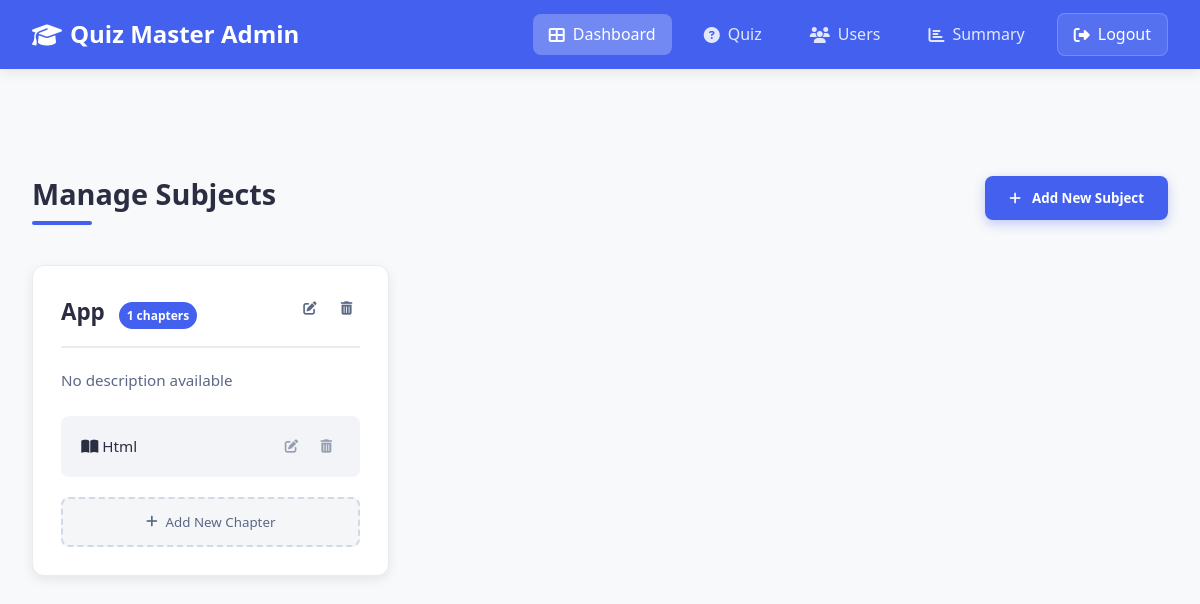
The app's page /admin/dashboard (signed in) with its own data.
### app.py (models this page shows)
class Subject(db.Model):
    id = db.Column(db.Integer, primary_key=True)
    name = db.Column(db.String(100), nullable=False)
    description = db.Column(db.Text, nullable=True)
    created_at = db.Column(db.DateTime, default=datetime.utcnow)
    chapters = db.relationship('Chapter', backref='subject', lazy=True, cascade="all, delete-orphan")

class Chapter(db.Model):
    id = db.Column(db.Integer, primary_key=True)
    name = db.Column(db.String(100), nullable=False)
    description = db.Column(db.Text, nullable=True)
    subject_id = db.Column(db.Integer, db.ForeignKey('subject.id'), nullable=False)
    created_at = db.Column(db.DateTime, default=datetime.utcnow)

### app.py (the view)
@app.route('/admin/dashboard')
@admin_required
def admin_dashboard():
    subjects = Subject.query.order_by(Subject.created_at.desc()).all()
    return render_template('admin/admin_dashboard.html', active_page='home', subjects=subjects)

### app.py (called while the page is built)
def get_current_user():
    if 'user_id' in session:
        return User.query.get(session['user_id'])
    return None

@app.context_processor
def utility_processor():
    return dict(current_user=get_current_user())

def admin_required(f):
    @wraps(f)
    def decorated_function(*args, **kwargs):
        if 'user_id' not in session:
            flash('Please login first.', 'error')
            return redirect(url_for('login'))
        user = User.query.get(session['user_id'])
        if not user or not user.is_admin:
            flash('Admin access required.', 'error')
            return redirect(url_for('dashboard'))
        return f(*args, **kwargs)
    return decorated_function

### templates/admin/admin_dashboard.html (shortened to what this page needs)
<!DOCTYPE html>
<html lang="en">
<head>
    <link rel="stylesheet" href="https://cdnjs.cloudflare.com/ajax/libs/font-awesome/6.4.0/css/all.min.css">
    <link rel="stylesheet" href="/static/navbar.css">
</head>
<body>
    <nav class="navbar">
        <div class="nav-container">
            <div class="brand">
                <i class="fas fa-graduation-cap"></i>
                Quiz Master Admin
            </div>
            <div class="nav-links">
                <a href="{{ url_for('admin_dashboard') }}" {% if active_page == 'home' %}class="active"{% endif %}>
                    <i class="fas fa-th-large"></i> Dashboard
                </a>
                <a href="{{ url_for('admin_quiz') }}" {% if active_page == 'quiz' %}class="active"{% endif %}>
                    <i class="fas fa-question-circle"></i> Quiz
                </a>
                <a href="{{ url_for('users') }}" {% if active_page == 'users' %}class="active"{% endif %}>
                    <i class="fas fa-users"></i> Users
                </a>
                <a href="{{ url_for('admin_summary') }}" {% if active_page == 'summary' %}class="active"{% endif %}>
                    <i class="fas fa-chart-bar"></i> Summary
                </a>
                <a href="{{ url_for('logout') }}" class="logout-btn">
                    <i class="fas fa-sign-out-alt"></i> Logout
                </a>
            </div>
        </div>
    </nav>
    <main>
        <div class="dashboard-header">
            <h1 class="dashboard-title">Manage Subjects</h1>
            <button class="add-subject-btn" onclick="openSubjectModal()">
                <i class="fas fa-plus"></i>
                Add New Subject
            </button>
        </div>
        <div class="subjects-grid">
            {% for subject in subjects %}
            <div class="subject-card">
                <div class="subject-header">
                    <h3 class="subject-title">
                        {{ subject.name }}
                        <span class="chapter-count">{{ subject.chapters|length }} chapters</span>
                    </h3>
                    <div class="subject-actions">
                        <button class="action-btn edit-btn" onclick="openEditSubjectModal({{ subject.id }}, '{{ subject.name }}', '{{ subject.description }}')">
                            <i class="fas fa-edit"></i>
                        </button>
                        <form action="{{ url_for('delete_subject', subject_id=subject.id) }}" method="POST" style="display: inline;">
                            <button type="submit" class="action-btn delete-btn" onclick="return confirm('Are you sure you want to delete this subject?')">
                                <i class="fas fa-trash-alt"></i>
                            </button>
                        </form>
                    </div>
                </div>
                <p class="subject-description">{{ subject.description or 'No description available' }}</p>
                <div class="chapters-list">
                    {% for chapter in subject.chapters %}
                    <div class="chapter-item">
                        <span><i class="fas fa-book-open"></i> {{ chapter.name }}</span>
                        <div class="chapter-actions">
                            <button class="action-btn edit-btn" onclick="openEditChapterModal({{ chapter.id }}, '{{ chapter.name }}', '{{ chapter.description }}')">
                                <i class="fas fa-edit"></i>
                            </button>
                            <form action="{{ url_for('delete_chapter', chapter_id=chapter.id) }}" method="POST" style="display: inline;">
                                <button type="submit" class="action-btn delete-btn" onclick="return confirm('Are you sure you want to delete this chapter?')">
                                    <i class="fas fa-trash-alt"></i>
                                </button>
                            </form>
                        </div>
                    </div>
                    {% endfor %}
                </div>
                <button class="add-chapter-btn" onclick="openChapterModal({{ subject.id }})">
                    <i class="fas fa-plus"></i> Add New Chapter
                </button>
            </div>
            {% else %}
            <div class="empty-state">
                <i class="fas fa-book"></i>
                <h3>No subjects available</h3>
                <p>Click the "Add New Subject" button to get started with your quiz content organization.</p>
            </div>
            {% endfor %}
        </div>
    </main>
</body>
</html>

### static/navbar.css (style rules this page uses)
:root { --primary-color: #3a86ff; --primary-hover: #2667e0; --primary-light: #d9e6ff; --secondary-color: #5e6c84; --secondary-light: #eef2f6; --success-color: #2cb67d; --warning-color: #ff9f1c; --danger-color: #e63946; --info-color: #4cc9f0; --light-color: #f8f9fa; --dark-color: #2d3748; --border-color: #e2e8f0; --bg-color: #f7f9fc; --text-color: #1a202c; --text-muted: #64748b; --box-shadow: 0 4px 12px rgba(0, 0, 0, 0.08); --transition: all 0.25s ease; --border-radius: 8px; }
* { margin: 0; padding: 0; box-sizing: border-box; }
body { font-family: 'Roboto', sans-serif; line-height: 1.6; color: var(--text-color); background-color: var(--bg-color); }
.navbar { background-color: var(--primary-color); box-shadow: var(--box-shadow); position: sticky; top: 0; z-index: 1000; }
.nav-container { display: flex; justify-content: space-between; align-items: center; padding: 0.8rem 2rem; max-width: 1400px; margin: 0 auto; }
.brand { font-size: 1.5rem; font-weight: 700; color: white; display: flex; align-items: center; gap: 0.5rem; }
.nav-links { display: flex; align-items: center; gap: 1rem; }
.nav-links a { text-decoration: none; color: rgba(255, 255, 255, 0.85); font-weight: 500; padding: 0.5rem 1rem; border-radius: var(--border-radius); transition: var(--transition); display: flex; align-items: center; gap: 0.5rem; }
.nav-links a.active { background-color: rgba(255, 255, 255, 0.25); color: white; }
.logout-btn { background-color: rgba(255, 255, 255, 0.1); color: white !important; border: 1px solid rgba(255, 255, 255, 0.2); }

### records on screen
Subject: name "App", chapters|length "1", description "No description available"
Chapter: name "Html"
